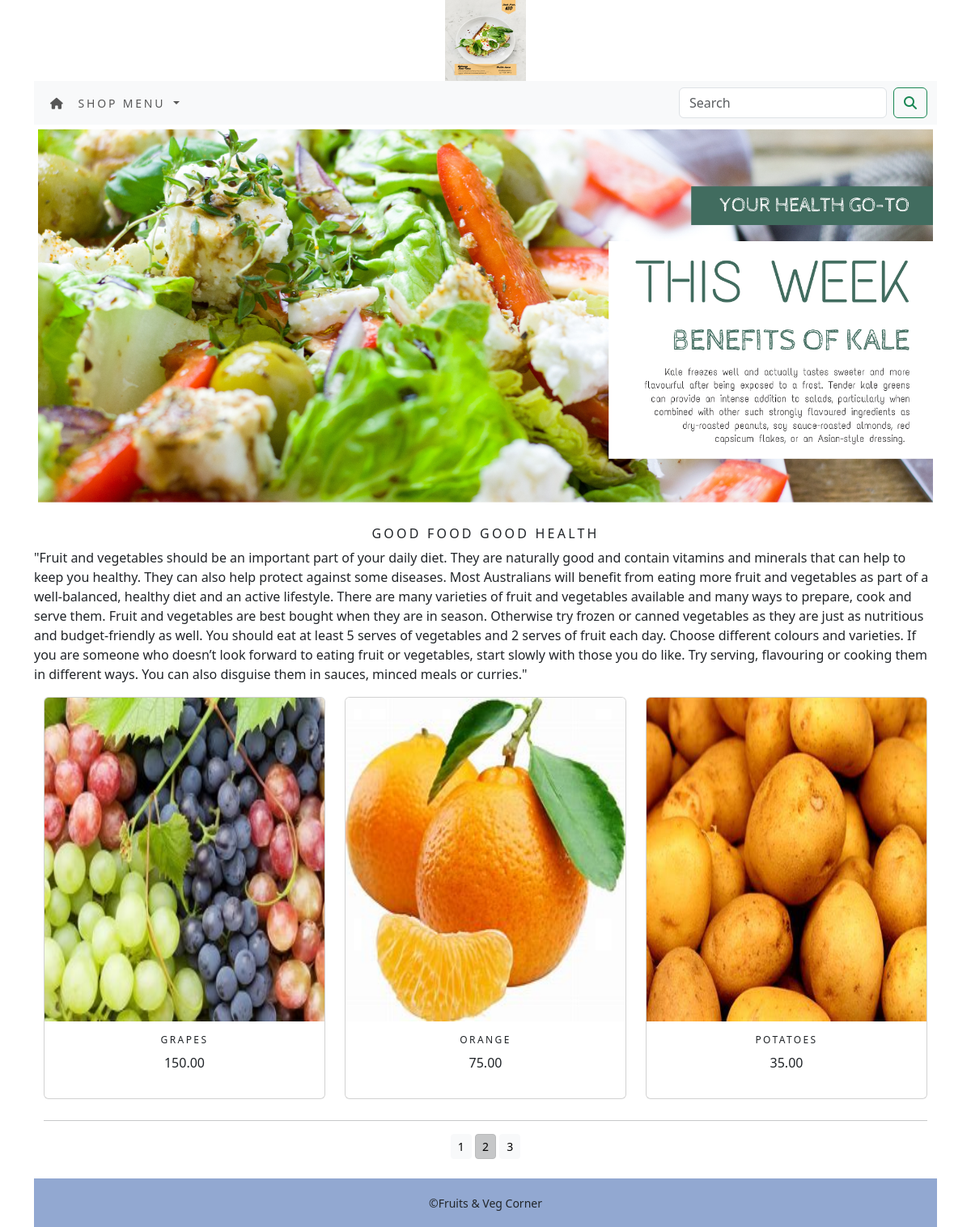
Screenshot of /shop/?page=2 with the database file from the repository.
### shopapp/models.py (models this page shows, shortened)
class Product(models.Model):
    name = models.CharField(max_length=250, unique=True)
    slug = models.SlugField(max_length=250, unique=True)
    description = models.TextField(blank=True)
    price = models.DecimalField(max_digits=10, decimal_places=2)
    category = models.ForeignKey('Category', on_delete=models.CASCADE)
    image = models.ImageField(upload_to='product', blank=True)
    stock = models.IntegerField()
    available = models.BooleanField(default=True)
    created = models.DateTimeField(auto_now_add=True)
    updated = models.DateTimeField(auto_now=True)
    def get_url(self):
        return reverse('shopapp:ProDetail', args=[self.category.slug, self.slug])
    class Meta:
        ordering = ('name',)
        verbose_name = 'product'
        verbose_name_plural = 'products'

### shopapp/views.py (the view)
# urls.py: path('', views.allProdCat, name='allProdCat'),
def allProdCat(request, c_slug=None):
    c_page = None
    products_list = None
    if c_slug!= None:
        c_page = get_object_or_404(Category, slug=c_slug)
        products_list = Product.objects.all().filter(category=c_page, available=True)
    else:
        products_list = Product.objects.all().filter(available=True)
    paginator = Paginator(products_list, 3)
    try:
        page = int(request.GET.get('page', '1'))
    except:
        page = 1
    try:
        products = paginator.page(page)
    except (EmptyPage, InvalidPage):
        products = paginator.page(paginator.num_pages)
    return render(request, "category.html", {'category': c_page, 'products': products})

### cartapp/context_processor.py (called while the page is built)
def counter(request):
    item_count = 0
    if 'admin' in request.path:
        return {}
    else:
        try:
            cart = Cart.objects.filter(cart_id=_cart_id(request))
            cart_items = CartItem.objects.all().filter(cart=cart[:1])
            for cart_item in cart_items:
                item_count += cart_item.quantity
        except Cart.DoesNotExist:
            item_count = 0
    return dict(item_count=item_count)

### cartapp/views.py (called while the page is built)
def _cart_id(request):
    cart = request.session.session_key
    if not cart:
        cart = request.session.create()
    return cart

### shopapp/contex_processor.py (called while the page is built)
def menu_links(request):
    links = Category.objects.all()
    return dict(links=links)

### shopapp/models.py (called while the page is built)
    def get_url(self):
        return reverse('shopapp:pro_by_cat', args=[self.slug])

### template/category.html (shortened to what this page needs)
{% extends 'base.html' %}
{% load static %}
{% block content %}
<div class="mx_auto">
    {% if category %}
        <img src="{{category.image.url}}" alt="{{category.name}}">
</div>
<br>
<div>
    <h1> {{category.name}}</h1>
    <P> {{category.description}}</P>
</div>
    {% else %}
<div>
    <img class="my_image my_image_padding" src="{% static 'img/banner.png' %}" alt="Our Product" width="1000px"; height="500px";>
</div>
        <br>
    <div>
        <h1 class="text-center my_title"> Good Food Good Health</h1>
        <p class="text-justify">"Fruit and vegetables should be an important part of your daily diet. They are naturally good and contain vitamins and minerals that can help to keep you healthy. They can also help protect against some diseases.
Most Australians will benefit from eating more fruit and vegetables as part of a well-balanced, healthy diet and an active lifestyle. There are many varieties of fruit and vegetables available and many ways to prepare, cook and serve them.
Fruit and vegetables are best bought when they are in season. Otherwise try frozen or canned vegetables as they are just as nutritious and budget-friendly as well.
You should eat at least 5 serves of vegetables and 2 serves of fruit each day. Choose different colours and varieties.
If you are someone who doesn’t look forward to eating fruit or vegetables, start slowly with those you do like. Try serving, flavouring or cooking them in different ways. You can also disguise them in sauces, minced meals or curries."</p>
    </div>
    {% endif %}
<div class="container">
    <div class="row mx_auto">
        {% for product in products.object_list %}
        <div class="my_bottom_margin col-9 col-sm-12 col-md-4 xol-lg-4">
            <div class="card text-center" style="min-width:18rem;">
                <a href="{{ product.get_url }}"><img class="card-img-top my_image"  style="height:400px;" src="{{product.image.url}}" alt="{{ product.name }}"></a>
                <div class="card-body">
                    <h4> {{ product.name }}</h4>
                    <p> {{ product.price }}</p>
                </div>
            </div>
        </div>
        {% endfor %}
    </div>
    <div class="mx-auto">
        {% if products.paginator.num_pages > 1 %}
        <hr>
        <div class="text-center">
            {% for pg in products.paginator.page_range %}
            <a href="?page={{pg}}" class="btn btn-light btn-sm {% if products.number == pg %} active {% endif %}">{{ pg }}</a>
            {% endfor %}
        </div>
        {% endif %}
    </div>
<br>
</div>
{% endblock %}

### static/css/custom.css (style rules this page uses)
body { font-family: 'Source Sans Pro', sans-serif; }
.my_image { width:100%; height:auto; }
.my_title { font-size:16px; text-transform:uppercase; letter-spacing: .2em; }
.my_image_padding { padding:5px; }
.my_bottom_margin { margin-bottom:10px; }
.card-body h4 { font-size:12px; text-transform:uppercase; letter-spacing:.2em; }

### rows the page displays
Product: image (picture), name "GRAPES", price "150.00"
Product: image (picture), name "ORANGE", price "75.00"
Product: image (picture), name "POTATOES", price "35.00"

### other values shown
{{ pg }} "1" "2" "3"
